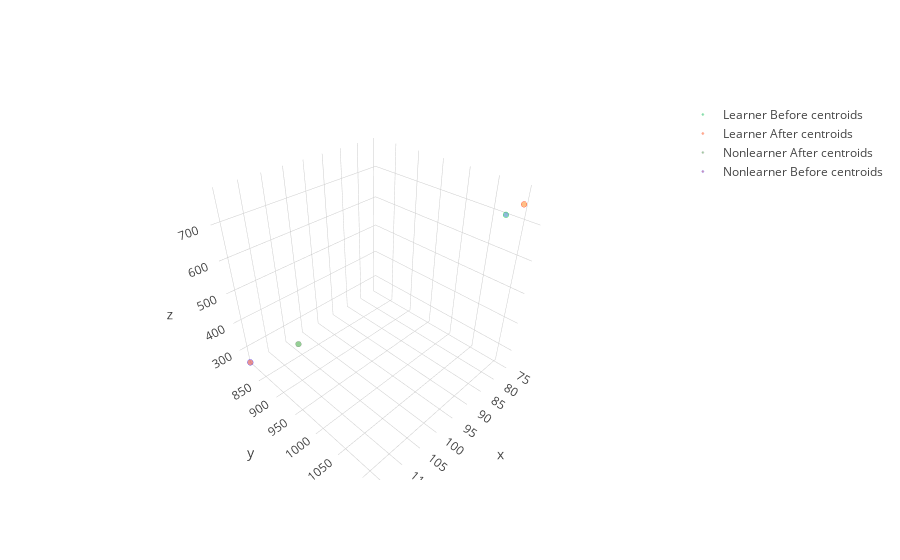

The cell this chart's notebook holds for it:
### Code cell
# Select the radius that we want to calculate for
sl = pairs[4.0]

# calculate centroids
lbx = [v['unpaired_before']['x'].mean() for k,v in sl.items() if v['Type'] == 'learner']
lby = [v['unpaired_before']['y'].mean() for k,v in sl.items() if v['Type'] == 'learner']
lbz = [v['unpaired_before']['z'].mean() for k,v in sl.items() if v['Type'] == 'learner']

lax = [v['unpaired_after']['x'].mean() for k,v in sl.items() if v['Type'] == 'learner']
lay = [v['unpaired_after']['y'].mean() for k,v in sl.items() if v['Type'] == 'learner']
laz = [v['unpaired_after']['z'].mean() for k,v in sl.items() if v['Type'] == 'learner']

nbx = [v['unpaired_before']['x'].mean() for k,v in sl.items() if v['Type'] == 'nonlearner']
nby = [v['unpaired_before']['y'].mean() for k,v in sl.items() if v['Type'] == 'nonlearner']
nbz = [v['unpaired_before']['z'].mean() for k,v in sl.items() if v['Type'] == 'nonlearner']

nax = [v['unpaired_after']['x'].mean() for k,v in sl.items() if v['Type'] == 'nonlearner']
nay = [v['unpaired_after']['y'].mean() for k,v in sl.items() if v['Type'] == 'nonlearner']
naz = [v['unpaired_after']['z'].mean() for k,v in sl.items() if v['Type'] == 'nonlearner']

#calculate centroids


learner_bcentroids = go.Scatter3d(
        x=lbx, y=lby, z=lbz,
        mode='markers',
        name='Learner Before centroids',
        text=learners,
        marker=dict(
            size=2,
            line=dict(
            color='rgb(0,255,0)',
            width=0.5
            ),
        opacity=0.5
        )
    )

learner_acentroids = go.Scatter3d(
        x=lax, y=lay, z=laz,
        mode='markers',
        name='Learner After centroids',
        text=learners,
        marker=dict(
            size=2,
            line=dict(
            color='rgb(255,0,0)',
            width=0.5
            ),
        opacity=0.5
        )
    )

nonlearner_bcentroids = go.Scatter3d(
        x=nbx, y=nby, z=nbz,
        mode='markers',
        name='Nonlearner Before centroids',
        text=nonlearners,
        marker=dict(
            size=2,
            line=dict(
            color='rgb(0,0,255)',
            width=0.5
            ),
        opacity=0.5
        )
    )

nonlearner_acentroids = go.Scatter3d(
        x=nax, y=nay, z=naz,
        mode='markers',
        name='Nonlearner After centroids',
        text=nonlearners,
        marker=dict(
            size=2,
            line=dict(
            color='rgb(128,128,128            )',
            width=0.5
            ),
        opacity=0.5
        )
    )

data = [learner_bcentroids, learner_acentroids, nonlearner_acentroids, nonlearner_bcentroids]
py.offline.iplot(data, filename='pair-distance')

### Figure 1 — Plotly figure (JSON) as saved in the notebook; plotly's stock layout.template omitted (floating-point values rounded to 4 significant figures)
{"data": [{"marker": {"line": {"color": "rgb(0,255,0)", "width": 0.5}, "opacity": 0.5, "size": 2}, "mode": "markers", "name": "Learner Before centroids", "text": ["SynStd6025", "SynStd6061", "SynStd6483", "SynStd6485", "SynStd6487", "SynStd6489", "SynStd6491", "SynStd6493", "SynStd6495", "SynStd6791", "SynStd7941", "SynStd7943", "SynStd7945", "SynStd7947", "SynStd7949", "SynStd7951", "SynStd7955", "SynStdJKP"], "type": "scatter3d", "x": [75.56], "y": [1075.0], "z": [703.5]}, {"marker": {"line": {"color": "rgb(255,0,0)", "width": 0.5}, "opacity": 0.5, "size": 2}, "mode": "markers", "name": "Learner After centroids", "text": ["SynStd6025", "SynStd6061", "SynStd6483", "SynStd6485", "SynStd6487", "SynStd6489", "SynStd6491", "SynStd6493", "SynStd6495", "SynStd6791", "SynStd7941", "SynStd7943", "SynStd7945", "SynStd7947", "SynStd7949", "SynStd7951", "SynStd7955", "SynStdJKP"], "type": "scatter3d", "x": [79.86], "y": [1115.0], "z": [771.3]}, {"marker": {"line": {"color": "rgb(128,128,128            )", "width": 0.5}, "opacity": 0.5, "size": 2}, "mode": "markers", "name": "Nonlearner After centroids", "text": ["SynStd6473", "SynStd6475", "SynStd6477", "SynStd6479", "SynStd6481", "SynStd7957", "SynStd7963", "SynStd7965", "SynStd8013", "SynStd8071", "SynStdJJ6", "SynStdJJP", "SynStdJJY"], "type": "scatter3d", "x": [105.0], "y": [842.7], "z": [271.1]}, {"marker": {"line": {"color": "rgb(0,0,255)", "width": 0.5}, "opacity": 0.5, "size": 2}, "mode": "markers", "name": "Nonlearner Before centroids", "text": ["SynStd6473", "SynStd6475", "SynStd6477", "SynStd6479", "SynStd6481", "SynStd7957", "SynStd7963", "SynStd7965", "SynStd8013", "SynStd8071", "SynStdJJ6", "SynStdJJP", "SynStdJJY"], "type": "scatter3d", "x": [115.6], "y": [811.4], "z": [252.7]}], "layout": {}}
